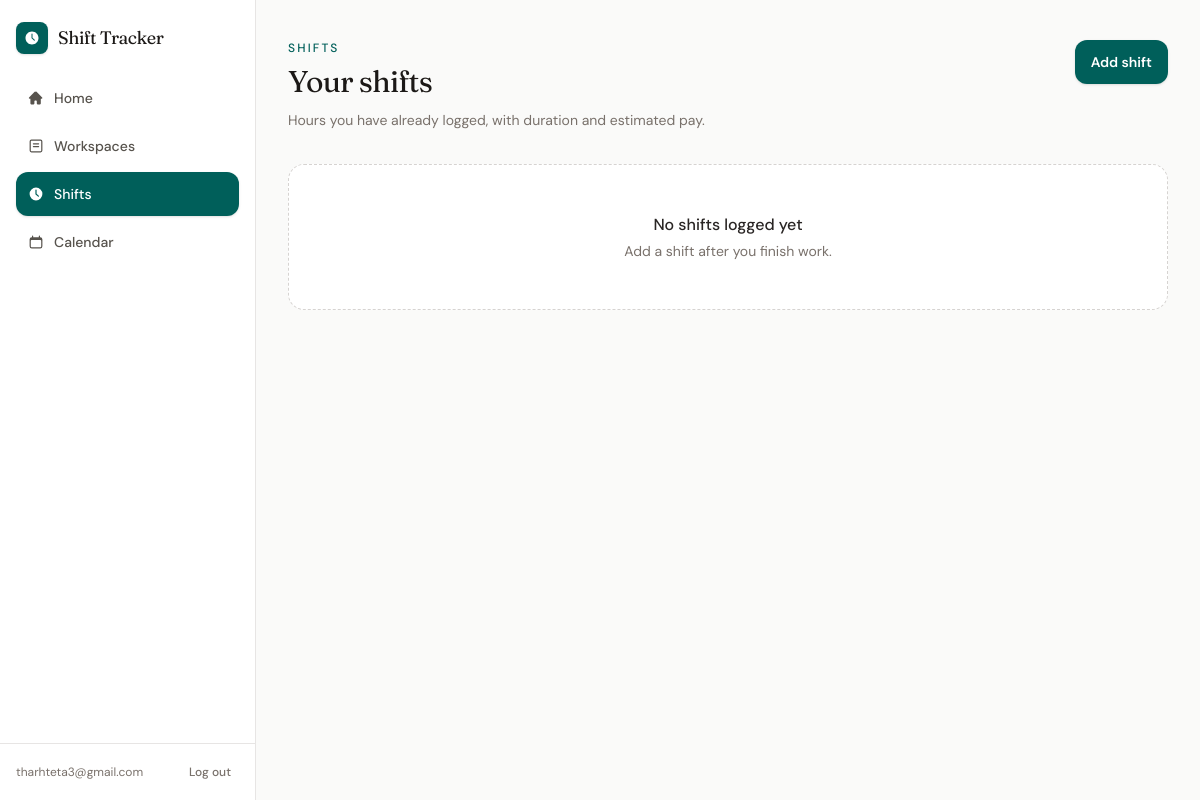
Page /shifts/ (signed in) on the earlier database version.
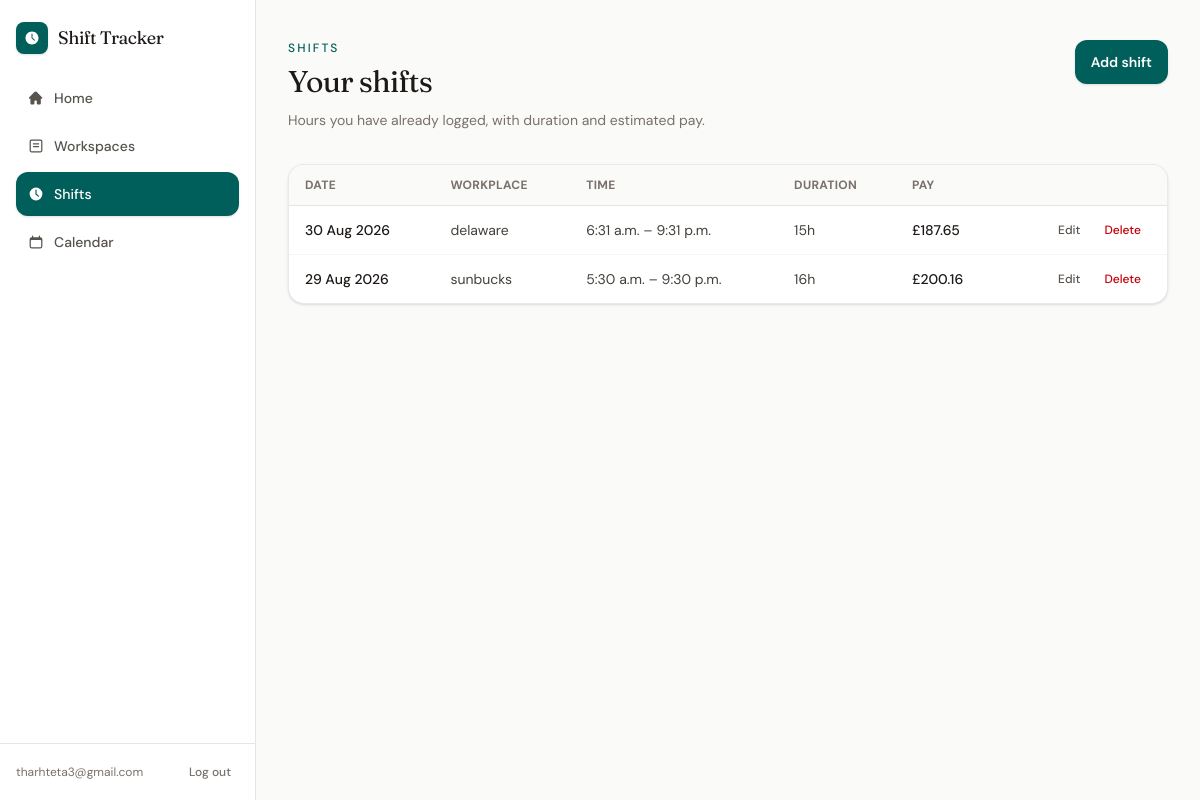
Same page on the later database version.
### shifts/models.py (models this page shows, shortened)
class Shift(models.Model):
    user = models.ForeignKey(
        settings.AUTH_USER_MODEL,
        on_delete=models.CASCADE,
        related_name="shifts",
    )
    workplace = models.ForeignKey(
        Workplace,
        on_delete=models.PROTECT,
        related_name="shifts",
    )
    date = models.DateField()
    start_time = models.TimeField()
    end_time = models.TimeField()
    break_minutes = models.PositiveIntegerField(default=0)
    hourly_rate_at_time = models.DecimalField(
        max_digits=6,
        decimal_places=2,
    )
    notes = models.TextField(
        blank=True,
    )
    created_at = models.DateTimeField(auto_now_add=True)
    updated_at = models.DateTimeField(auto_now=True)
    def duration_minutes(self):
        start = datetime.combine(
            self.date,
            self.start_time,
        )
        end = datetime.combine(
            self.date,
            self.end_time,
        )
        if end <= start:
            end += timedelta(days=1)
        total_minutes = int(
            (end - start).total_seconds() / 60
        )
        return total_minutes - self.break_minutes
    def duration_hours(self):
        return Decimal(self.duration_minutes()) / Decimal("60")
    def duration_display(self):
        minutes = max(self.duration_minutes(), 0)
        hours, remaining = divmod(minutes, 60)
        if hours and remaining:
            return f"{hours}h {remaining}m"
        if hours:
            return f"{hours}h"
        return f"{remaining}m"
    def estimated_earnings(self):
        return (
            self.duration_hours()
            * self.hourly_rate_at_time
        ).quantize(Decimal("0.01"))

### workspaces/models.py (models this page shows, shortened)
class Workplace(models.Model):
    user = models.ForeignKey(
        settings.AUTH_USER_MODEL,
        on_delete=models.CASCADE,
        related_name="workplaces",
    )
    name = models.CharField(max_length=100)
    hourly_rate = models.DecimalField(
        max_digits=6,
        decimal_places=2,
    )
    is_active = models.BooleanField(default=True)
    created_at = models.DateTimeField(auto_now_add=True)
    updated_at = models.DateTimeField(auto_now=True)

### shifts/views.py (the view)
# urls.py: path("shifts/", views.shift_list, name="shift_list"),
@login_required
def shift_list(request):
    try:
        context = _shift_list_context(request)
        template = (
            "shifts/partials/list.html"
            if request.headers.get("HX-Request")
            else "shifts/list.html"
        )
        return render(request, template, context)
    except Exception:
        messages.error(request, "Could not load your shifts.")
        template = (
            "shifts/partials/list.html"
            if request.headers.get("HX-Request")
            else "shifts/list.html"
        )
        return render(
            request,
            template,
            {
                "shifts": [],
                "page_obj": None,
                "page_url_name": "shift_list",
                "list_target": "#shift-list",
            },
        )

### config/pagination.py (called while the page is built)
def page_number_from_request(request, default=1):
    page = request.GET.get("page")
    if page:
        return page
    current = request.headers.get("HX-Current-URL", "")
    if current:
        values = parse_qs(urlparse(current).query).get("page")
        if values:
            return values[0]
    return default

def paginate(queryset, page, per_page):
    return Paginator(queryset, per_page).get_page(page)

### shifts/views.py (called while the page is built)
def _user_shifts(user):
    return user.shifts.select_related("workplace").order_by("-date", "-start_time")

def _shift_list_context(request, page=None):
    page_obj = paginate(
        _user_shifts(request.user),
        page if page is not None else page_number_from_request(request),
        SHIFT_PAGE_SIZE,
    )
    return {
        "shifts": page_obj.object_list,
        "page_obj": page_obj,
        "page_url_name": "shift_list",
        "list_target": "#shift-list",
    }

### shifts/templates/shifts/list.html (shortened to what this page needs)
{% extends "app.html" %}
{% block app_content %}
<div class="px-4 py-6 sm:px-8 sm:py-10">
    <div class="flex flex-col gap-4 sm:flex-row sm:items-start sm:justify-between">
        <div>
            <p class="text-xs font-medium uppercase tracking-[0.18em] text-teal-800">Shifts</p>
            <h1 class="mt-2 font-serif text-2xl tracking-tight text-stone-900 sm:text-3xl">Your shifts</h1>
            <p class="mt-2 max-w-xl text-sm leading-6 text-stone-500">
                Hours you have already logged, with duration and estimated pay.
            </p>
        </div>
        <button
            type="button"
            hx-get="{% url 'shift_create' %}"
            hx-target="#modal"
            hx-swap="innerHTML"
            class="min-h-11 w-full touch-manipulation rounded-xl bg-teal-800 px-4 text-sm font-semibold text-white shadow-sm transition hover:bg-teal-700 sm:w-auto"
        >
            Add shift
        </button>
    </div>
    <div id="shift-list" class="mt-8">
        {% include "shifts/partials/list.html" %}
    </div>
</div>
{% endblock %}

### shifts/templates/shifts/partials/list.html (shortened to what this page needs)
{% if shifts %}
    <div class="hidden overflow-x-auto rounded-2xl border border-stone-200/80 bg-white shadow-sm md:block">
        <table class="min-w-full text-left text-sm">
            <thead class="border-b border-stone-200 bg-stone-50 text-xs font-medium uppercase tracking-wide text-stone-500">
                <tr>
                    <th class="px-4 py-3">Date</th>
                    <th class="px-4 py-3">Workplace</th>
                    <th class="px-4 py-3">Time</th>
                    <th class="px-4 py-3">Duration</th>
                    <th class="px-4 py-3">Pay</th>
                    <th class="px-4 py-3"><span class="sr-only">Actions</span></th>
                </tr>
            </thead>
            <tbody class="divide-y divide-stone-100">
                {% for shift in shifts %}
                    <tr class="text-stone-700">
                        <td class="whitespace-nowrap px-4 py-3 font-medium text-stone-900">{{ shift.date }}</td>
                        <td class="px-4 py-3">{{ shift.workplace.name }}</td>
                        <td class="whitespace-nowrap px-4 py-3">
                            {{ shift.start_time }} – {{ shift.end_time }}
                        </td>
                        <td class="whitespace-nowrap px-4 py-3">{{ shift.duration_display }}</td>
                        <td class="whitespace-nowrap px-4 py-3 font-medium text-stone-900">
                            £{{ shift.estimated_earnings }}
                        </td>
                        <td class="whitespace-nowrap px-4 py-3 text-right">
                            <div class="flex justify-end gap-1">
                                <button
                                    type="button"
                                    hx-get="{% url 'shift_update' shift.pk %}"
                                    hx-target="#modal"
                                    hx-swap="innerHTML"
                                    class="rounded-lg px-2.5 py-1 text-xs font-medium text-stone-600 transition hover:bg-stone-100 hover:text-stone-900"
                                >
                                    Edit
                                </button>
                                <button
                                    type="button"
                                    hx-get="{% url 'shift_delete' shift.pk %}"
                                    hx-target="#modal"
                                    hx-swap="innerHTML"
                                    class="rounded-lg px-2.5 py-1 text-xs font-medium text-red-700 transition hover:bg-red-50"
                                >
                                    Delete
                                </button>
                            </div>
                        </td>
                    </tr>
                {% endfor %}
            </tbody>
        </table>
    </div>
{% else %}
    <div class="rounded-2xl border border-dashed border-stone-300 bg-white px-6 py-12 text-center">
        <p class="font-medium text-stone-800">No shifts logged yet</p>
        <p class="mt-1 text-sm text-stone-500">Add a shift after you finish work.</p>
    </div>
{% endif %}

Differences in the rows shown:
added Shift: date "30 Aug 2026", workplace.name "delaware", start_time "6:31 a.m.", end_time "9:31 p.m.", duration_display "15h", estimated_earnings "187.65"
added Shift: date "29 Aug 2026", workplace.name "sunbucks", start_time "5:30 a.m.", end_time "9:30 p.m.", duration_display "16h", estimated_earnings "200.16"
Other differences:
text no longer shown: "No shifts logged yet Add a shift after you finish work."
text now shown: "DATE WORKPLACE TIME DURATION PAY"
